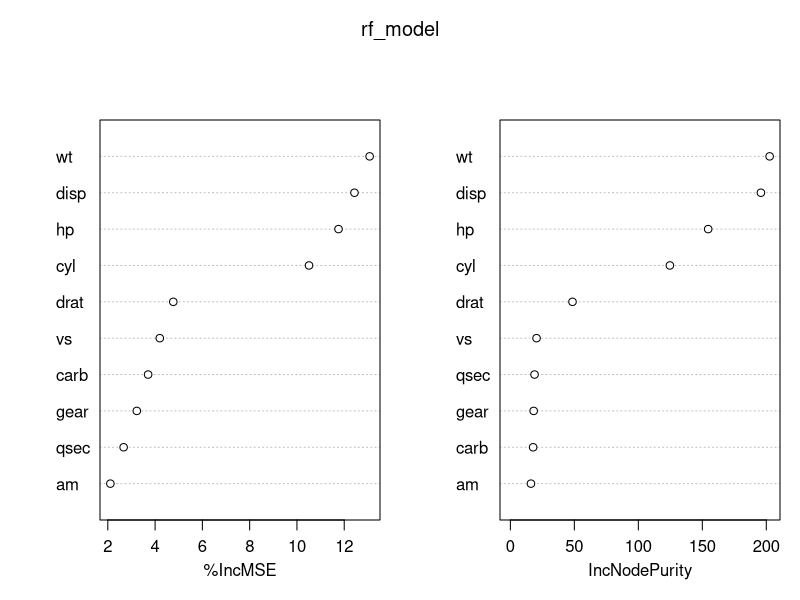
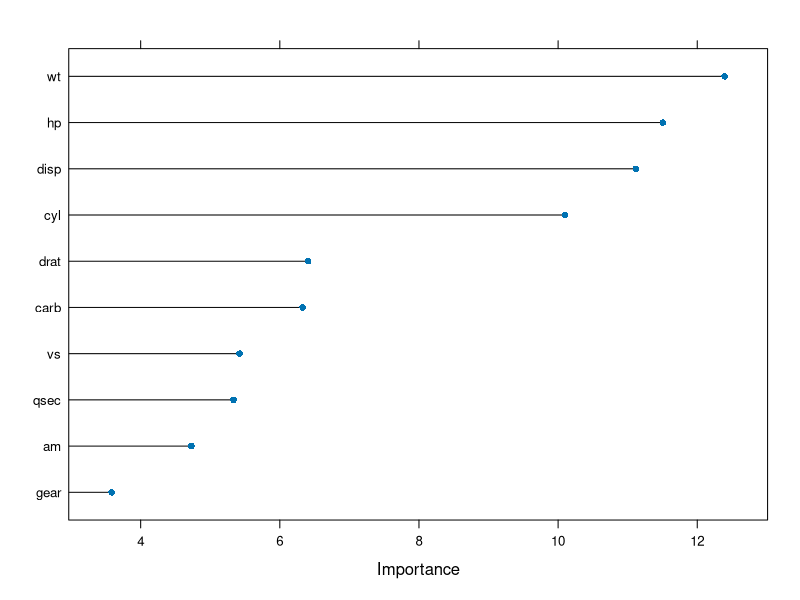
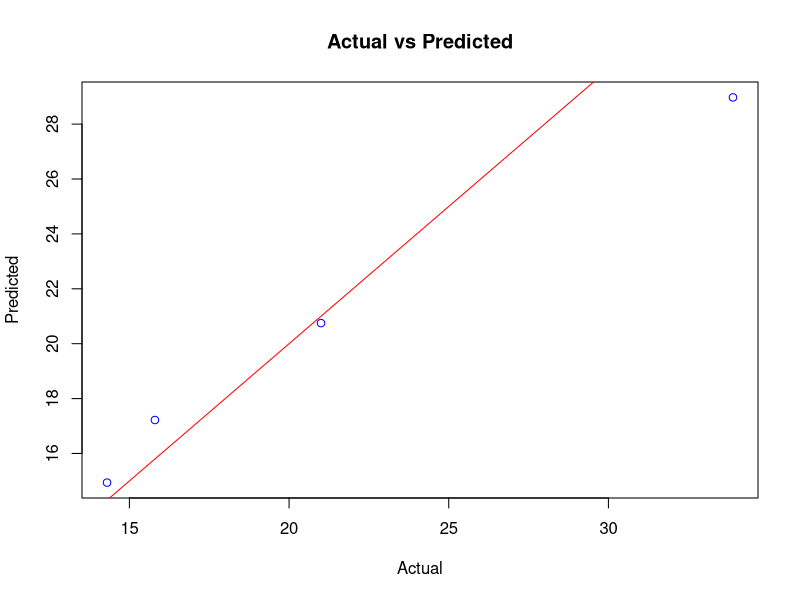

These figures' R source, in order:
## ---------------------------
## Script name: 
## Purpose of script: A regression model of mpg as target and others as features using random forest algorithm with caret package
## Author: 张凌宇
## Date Created: 2024-04-01
## Copyright (c) Timothy Farewell, 2024
## Email: zly1147@mail.ustc.edu.cn
## ---------------------------
## Notes:
## 
## ---------------------------

# 安装需要的包
install.packages("caret")
install.packages("skimr")
install.packages("randomForest")

# 加载需要的包
library(caret)
library(skimr)
library(randomForest)

##----------数据准备和预处理----------
# 加载mtcars数据集
data(mtcars)

# 将mtcars数据集赋值给df
df <- mtcars

# 使用createDataPartition()函数划分训练集和测试集
set.seed(123)
trainIndex <- createDataPartition(df$mpg, p = .8, list = FALSE, times = 1)

train_set <- df[trainIndex, ]
test_set  <- df[-trainIndex, ]

# 使用skim在训练集上查找缺失值
train_set_skim <- skim(train_set)
print(train_set_skim)

# 使用skim在测试集上查找缺失值
test_set_skim <- skim(test_set)
print(test_set_skim)

##----------模型训练（特征选择和可视化）----------
# 使用randomForest()函数进行特征选择
set.seed(123)
rf_model <- randomForest(mpg ~., data = train_set, importance = TRUE)

# 打印特征重要性
importance_df <- importance(rf_model)
print(importance_df)

# 可视化特征重要性
varImpPlot(rf_model)

# 使用训练控制进行交叉验证
trControl <- trainControl(method = "cv", number = 10)

# 使用train()函数进行特征选择和训练模型
set.seed(123)
model <- train(mpg ~., data = train_set, method = "rf", trControl = trControl, importance = TRUE)

# 特征重要性
importance_final <- varImp(model, scale = FALSE)
print(importance_final)

# 可视化最终的特征重要性
plot(importance_final)

##----------测试/翻转模型（模型评估）----------
# 使用训练好的模型进行预测
predictions <- predict(rf_model, newdata = test_set)

# 使用RMSE和R-Squared评估模型性能
RMSE <- sqrt(mean((predictions - test_set$mpg)^2))
RSquared <- cor(predictions, test_set$mpg)^2

print(paste("RMSE:", RMSE))
print(paste("R-Squared:", RSquared))

# 绘制实际值和预测值
plot(test_set$mpg, predictions, main = "Actual vs Predicted", xlab = "Actual", ylab = "Predicted", col = "blue")
abline(0, 1, col = "red")
